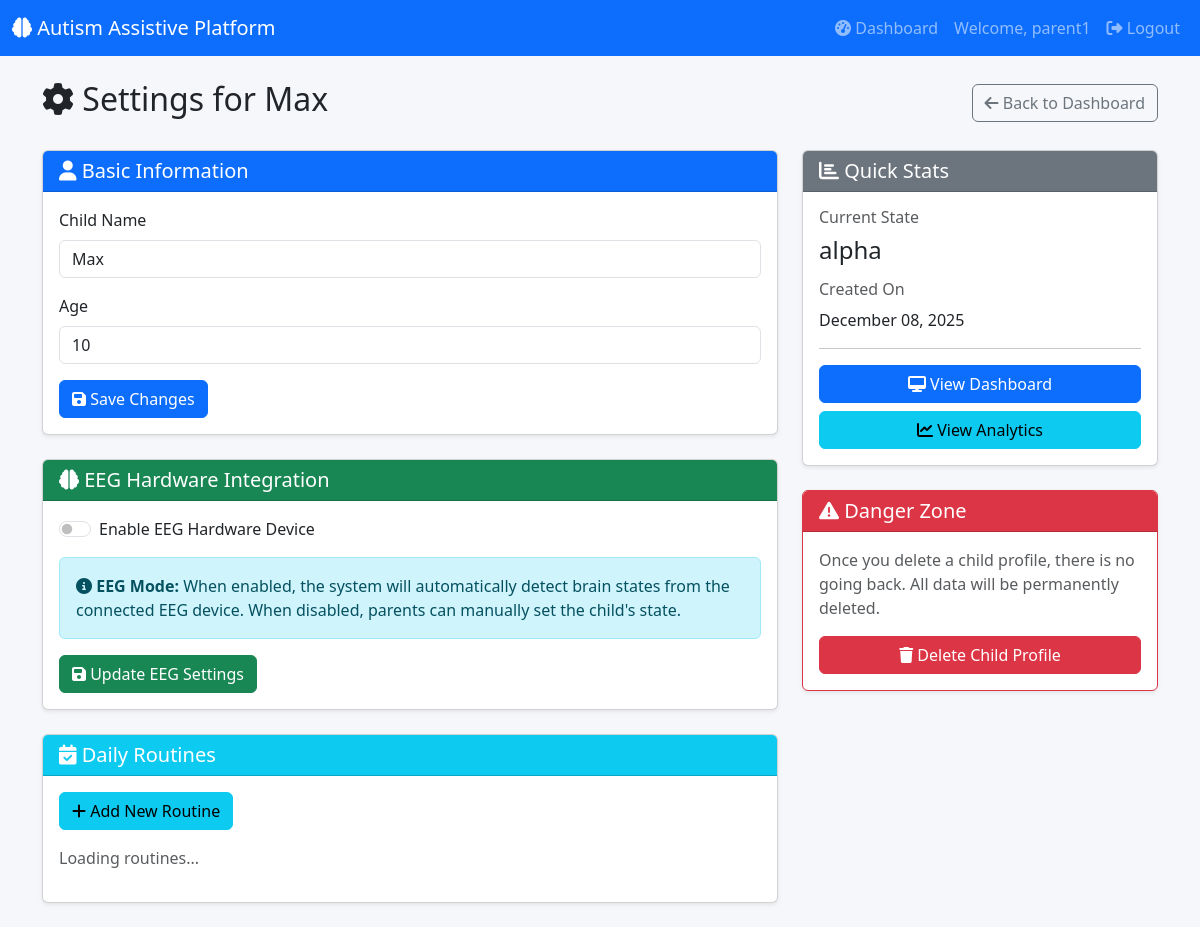
/parent/child/1/settings (signed in), run on the app's committed database.
### app/models.py (models this page shows, shortened)
class User(UserMixin, db.Model):
    __tablename__ = 'users'
    id = db.Column(db.Integer, primary_key=True)
    username = db.Column(db.String(80), unique=True, nullable=False)
    email = db.Column(db.String(120), unique=True, nullable=False)
    password_hash = db.Column(db.String(255), nullable=False)
    role = db.Column(db.String(20), nullable=False, default='parent')  # parent or child
    created_at = db.Column(db.DateTime, default=datetime.utcnow)
    children = db.relationship('Child', backref='parent', lazy=True, foreign_keys='Child.parent_id')

class Child(db.Model):
    __tablename__ = 'children'
    id = db.Column(db.Integer, primary_key=True)
    name = db.Column(db.String(100), nullable=False)
    age = db.Column(db.Integer)
    parent_id = db.Column(db.Integer, db.ForeignKey('users.id'), nullable=False)
    eeg_enabled = db.Column(db.Boolean, default=False)
    current_state = db.Column(db.String(20), default='alpha')  # delta, theta, alpha, beta, gamma
    theme_preference = db.Column(db.String(50), default='mountain')
    created_at = db.Column(db.DateTime, default=datetime.utcnow)
    brain_states = db.relationship('BrainState', backref='child', lazy=True, cascade='all, delete-orphan')
    routines = db.relationship('Routine', backref='child', lazy=True, cascade='all, delete-orphan')
    mood_logs = db.relationship('MoodLog', backref='child', lazy=True, cascade='all, delete-orphan')
    activities = db.relationship('ActivityLog', backref='child', lazy=True, cascade='all, delete-orphan')

### app/parent_dashboard/routes.py (the view, shortened to what this page needs)
@parent_bp.route('/child/<int:child_id>/settings', methods=['GET', 'POST'])
@login_required
def child_settings(child_id):
    child = Child.query.get_or_404(child_id)
    if child.parent_id != current_user.id:
        return "Unauthorized", 403
    return render_template('parent/child_settings.html', child=child)

### app/models.py (called while the page is built)
@login_manager.user_loader
def load_user(user_id):
    return User.query.get(int(user_id))

### app/templates/parent/child_settings.html (shortened to what this page needs)
{% extends "base.html" %}
{% block content %}
<div class="row mb-4">
    <div class="col-12">
        <div class="d-flex justify-content-between align-items-center">
            <h2><i class="fas fa-cog"></i> Settings for {{ child.name }}</h2>
            <a href="{{ url_for('parent.dashboard') }}" class="btn btn-outline-secondary">
                <i class="fas fa-arrow-left"></i> Back to Dashboard
            </a>
        </div>
    </div>
</div>
<div class="row">
    <div class="col-md-8">
        <div class="card shadow-sm mb-4">
            <div class="card-header bg-primary text-white">
                <h5 class="mb-0"><i class="fas fa-user"></i> Basic Information</h5>
            </div>
            <div class="card-body">
                <form id="basicInfoForm">
                    <div class="mb-3">
                        <label for="childName" class="form-label">Child Name</label>
                        <input type="text" class="form-control" id="childName" value="{{ child.name }}" required>
                    </div>
                    <div class="mb-3">
                        <label for="childAge" class="form-label">Age</label>
                        <input type="number" class="form-control" id="childAge" value="{{ child.age or '' }}" min="1" max="18">
                    </div>
                    <button type="submit" class="btn btn-primary">
                        <i class="fas fa-save"></i> Save Changes
                    </button>
                </form>
            </div>
        </div>
        <div class="card shadow-sm mb-4">
            <div class="card-header bg-success text-white">
                <h5 class="mb-0"><i class="fas fa-brain"></i> EEG Hardware Integration</h5>
            </div>
            <div class="card-body">
                <form id="eegSettingsForm">
                    <div class="mb-3 form-check form-switch">
                        <input class="form-check-input" type="checkbox" id="eegEnabled"
                               {{ 'checked' if child.eeg_enabled else '' }}>
                        <label class="form-check-label" for="eegEnabled">
                            Enable EEG Hardware Device
                        </label>
                    </div>
                    <div class="alert alert-info">
                        <i class="fas fa-info-circle"></i>
                        <strong>EEG Mode:</strong> When enabled, the system will automatically detect brain states from the connected EEG device. When disabled, parents can manually set the child's state.
                    </div>
                    <button type="submit" class="btn btn-success">
                        <i class="fas fa-save"></i> Update EEG Settings
                    </button>
                </form>
            </div>
        </div>
        <div class="card shadow-sm mb-4">
            <div class="card-header bg-info text-white">
                <h5 class="mb-0"><i class="fas fa-calendar-check"></i> Daily Routines</h5>
            </div>
            <div class="card-body">
                <button class="btn btn-info mb-3" data-bs-toggle="modal" data-bs-target="#addRoutineModal">
                    <i class="fas fa-plus"></i> Add New Routine
                </button>
                <div id="routinesList">
                    <p class="text-muted">Loading routines...</p>
                </div>
            </div>
        </div>
    </div>
    <div class="col-md-4">
        <div class="card shadow-sm mb-4">
            <div class="card-header bg-secondary text-white">
                <h5 class="mb-0"><i class="fas fa-chart-bar"></i> Quick Stats</h5>
            </div>
            <div class="card-body">
                <div class="mb-3">
                    <h6 class="text-muted">Current State</h6>
                    <h4>{{ child.current_state or 'Not Set' }}</h4>
                </div>
                <div class="mb-3">
                    <h6 class="text-muted">Created On</h6>
                    <p>{{ child.created_at.strftime('%B %d, %Y') }}</p>
                </div>
                <hr>
                <a href="{{ url_for('child.dashboard', child_id=child.id) }}" class="btn btn-primary w-100 mb-2">
                    <i class="fas fa-desktop"></i> View Dashboard
                </a>
                <a href="{{ url_for('parent.analytics', child_id=child.id) }}" class="btn btn-info w-100">
                    <i class="fas fa-chart-line"></i> View Analytics
                </a>
            </div>
        </div>
        <div class="card shadow-sm border-danger">
            <div class="card-header bg-danger text-white">
                <h5 class="mb-0"><i class="fas fa-exclamation-triangle"></i> Danger Zone</h5>
            </div>
            <div class="card-body">
                <p class="text-muted">Once you delete a child profile, there is no going back. All data will be permanently deleted.</p>
                <button class="btn btn-danger w-100" onclick="deleteChild()">
                    <i class="fas fa-trash"></i> Delete Child Profile
                </button>
            </div>
        </div>
    </div>
</div>
{% endblock %}

### app/templates/base.html (shortened to what this page needs)
<!DOCTYPE html>
<html lang="en">
<head>
    <link href="https://cdn.jsdelivr.net/npm/bootstrap@5.3.0/dist/css/bootstrap.min.css" rel="stylesheet">
    <link rel="stylesheet" href="https://cdnjs.cloudflare.com/ajax/libs/font-awesome/6.4.0/css/all.min.css">
    <link rel="stylesheet" href="{{ url_for('static', filename='css/style.css') }}">
</head>
<body>
    <nav class="navbar navbar-expand-lg navbar-dark bg-primary">
        <div class="container-fluid">
            <a class="navbar-brand" href="/">
                <i class="fas fa-brain"></i> Autism Assistive Platform
            </a>
            <div class="collapse navbar-collapse" id="navbarNav">
                <ul class="navbar-nav ms-auto">
                    {% if current_user.is_authenticated %}
                        <li class="nav-item">
                            <a class="nav-link" href="{{ url_for('parent.dashboard') }}">
                                <i class="fas fa-tachometer-alt"></i> Dashboard
                            </a>
                        </li>
                        <li class="nav-item">
                            <span class="nav-link">Welcome, {{ current_user.username }}</span>
                        </li>
                        <li class="nav-item">
                            <a class="nav-link" href="{{ url_for('auth.logout') }}">
                                <i class="fas fa-sign-out-alt"></i> Logout
                            </a>
                        </li>
                    {% endif %}
                </ul>
            </div>
        </div>
    </nav>
    <div class="container mt-4">
        {% block content %}{% endblock %}
    </div>
</body>
</html>

### app/static/css/style.css (style rules this page uses)
:root { --primary-color: #4CAF50; --secondary-color: #2196F3; --danger-color: #f44336; --warning-color: #ff9800; --info-color: #00bcd4; }
body { font-family: 'Segoe UI', Tahoma, Geneva, Verdana, sans-serif; background-color: #f5f7fa; }

### data on the page
User: username "parent1"
Child: name "Max", age "10", current_state "alpha", created_at "December 08, 2025"
